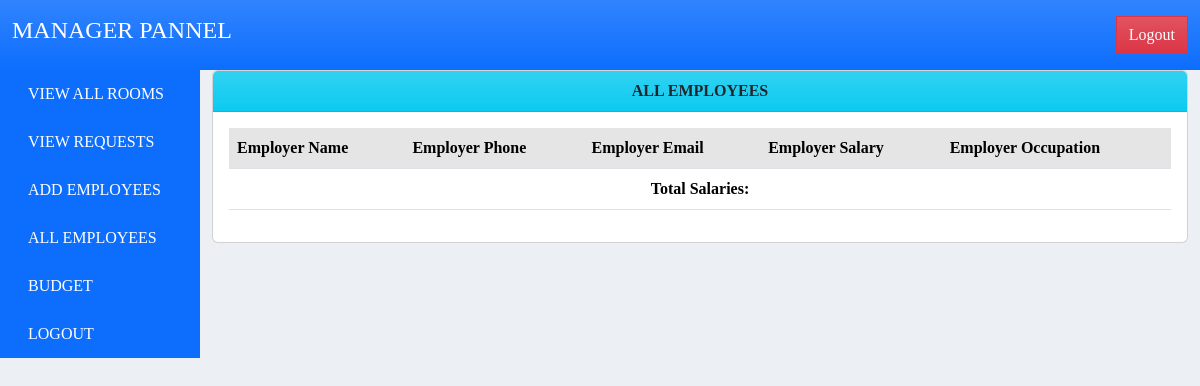
The page /Manager/all_employees.php on the database as committed earlier.
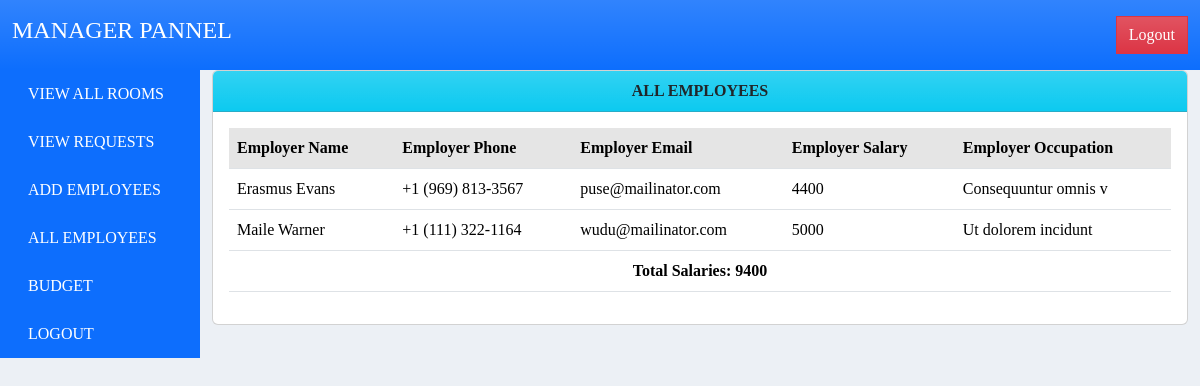
The same page on the database as committed later.
### tables this page shows
CREATE TABLE `employees` (
  `empId` int(11) NOT NULL,
  `fullname` varchar(50) NOT NULL,
  `email` varchar(255) NOT NULL,
  `phone` varchar(100) NOT NULL,
  `adress` varchar(100) NOT NULL,
  `occupation` varchar(100) NOT NULL,
  `salary` varchar(100) NOT NULL,
  `created_at` timestamp NOT NULL DEFAULT current_timestamp()
);

### Manager/all_employees.php (the view, shortened to what this page needs)
<?php
include 'db.php';
$query = "SELECT * FROM employees";
$result = mysqli_query($conn, $query);
$sumSalaryQuery = "SELECT SUM(salary) as totalSalaries FROM employees";
$totalSalariesResult = mysqli_query($conn, $sumSalaryQuery);
$resultSalaries = mysqli_fetch_assoc($totalSalariesResult);
include 'header.php';
?>
<div class="row px-0 mx-0">
    <div class="col-md-2 bg-primary text-white">
        <?php
        include 'nav.php';
        ?>
    </div>
    <div class="col-md-10">
        <div class="card">
            <div class="card-header bg-info bg-gradient">
                <b>
                    <center>
                        ALL EMPLOYEES
                    </center>
                </b>
            </div>
            <div class="card-body">
                <table class="table">
                    <thead>
                        <tr class="table-active bg-gradient">
                            <th>Employer Name</th>
                            <th>Employer Phone</th>
                            <th>Employer Email</th>
                            <th>Employer Salary</th>
                            <th>Employer Occupation</th>
                        </tr>
                    </thead>
                    <tbody>
                        <?php
                        while ($row = mysqli_fetch_array($result)) {
                        ?>
                            <tr>
                                <td><?php echo $row['fullname'] ?></td>
                                <td><?php echo $row['phone'] ?></td>
                                <td><?php echo $row['email'] ?></td>
                                <td><?php echo $row['salary'] ?></td>
                                <td><?php echo $row['occupation'] ?></td>
                            </tr>
                        <?php } ?>
                    </tbody>
                    <tfoot>
                        <tr class="bg-dark text-white">
                            <td colspan="5">
                                <center> <b> Total Salaries: <?php echo $resultSalaries['totalSalaries'] ?></b></center>
                            </td>
                        </tr>
                    </tfoot>
                </table>
            </div>
        </div>
    </div>
</div>
<?php
include 'footer.php';
?>

### Manager/header.php (shortened to what this page needs)
<!DOCTYPE html>
<html>
<head>
	<link rel="stylesheet" href="css/bootstrap.min.css">
	<link rel="stylesheet" href="css/styles.css">
</head>
<body>
	<div class="container-fluid px-0 bg-primary bg-gradient">
		<div class="row py-3 mx-0">
			<div class="col-md-11 text-white">
				<h4> MANAGER PANNEL </h4>
			</div>
			<div class="col-md-1"><a href="logout.php" class="btn btn-danger bg-gradient float-end">Logout</a></div>
		</div>
	</div>

### Manager/nav.php
<ul class="nav nav-pills flex-column mb-auto">
  <li class="nav-item py-1">
    <a href="view_rooms.php" class="nav-link" style="color: white;">
      VIEW ALL ROOMS
    </a>
  </li>
  <li class="nav-item py-1">
    <a href="manage_bookings.php" class="nav-link" style="color: white;">
      VIEW REQUESTS
    </a>
  </li>
  <li class="nav-item py-1">
    <a href="add_employee.php" class="nav-link" style="color: white;">
      ADD EMPLOYEES
    </a>
  </li>
  <li class="nav-item py-1">
    <a href="all_employees.php" class="nav-link" style="color: white;">
      ALL EMPLOYEES
    </a>
  </li>
  <li class="nav-item py-1">
    <a href="view_budget.php" class="nav-link" style="color: white;">
      BUDGET
    </a>
  </li>
  <li class="nav-item py-1">
    <a href="logout.php" class="nav-link" style="color: white;">
      LOGOUT
    </a>
  </li>
</ul>

### Manager/footer.php (shortened to what this page needs)
</body>
</html>

### Manager/css/styles.css (style rules this page uses)
:root { --maincolor :#F57F17; --seccolor :#F9A825; }
body { background:#ecf0f5; font-family: 'Lato', sans-serif; }
ul li a { color:#b8c7ce; }
.btn { border-radius: 0px; }

### Manager/header.php (style rules this page uses)
body { font-family: Calibri !important; }
ul li a { color: rgba(160, 85, 146, 1); }

Rows that differ between the two databases and show on the page:
added employees: fullname "Erasmus Evans", phone "+1 (969) 813-3567", email "puse@mailinator.com", salary "4400", occupation "Consequuntur omnis v"
added employees: fullname "Maile Warner", phone "+1 (111) 322-1164", email "wudu@mailinator.com", salary "5000", occupation "Ut dolorem incidunt"
Other text that changed with them:
$resultSalaries['totalSalaries']: (not shown) → "9400"
